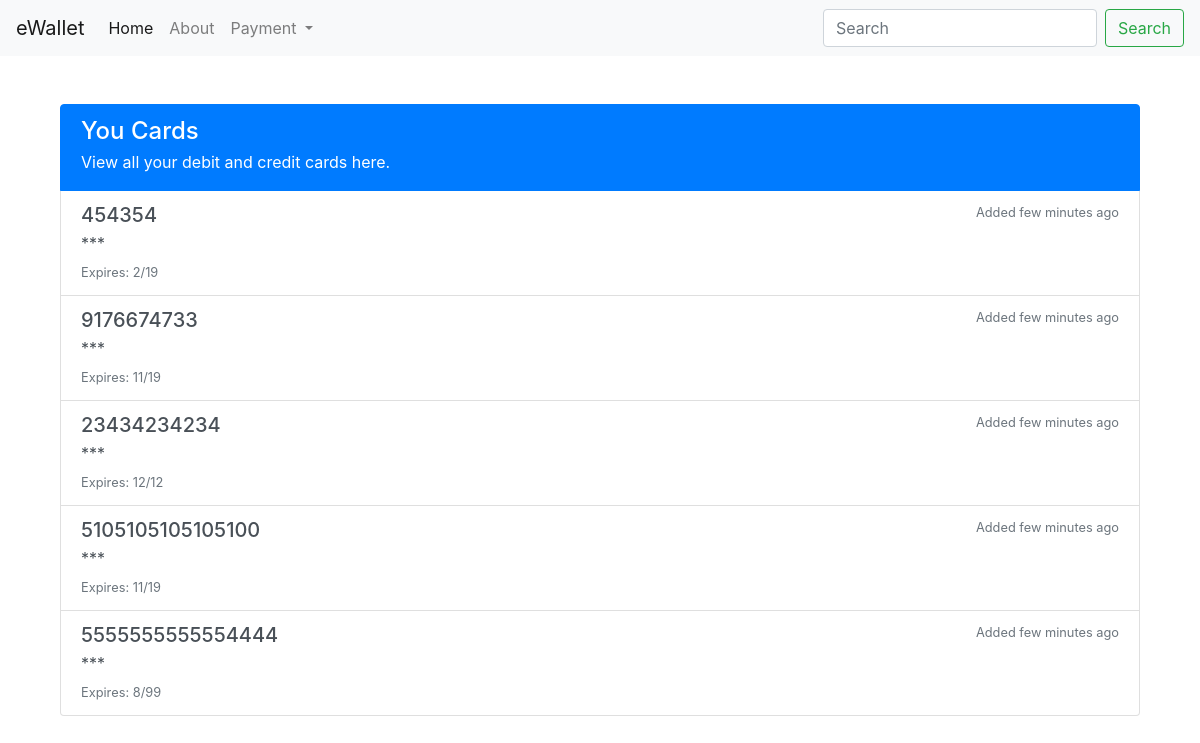
/viewCards, run on the app's committed database.
### app/models.py (models this page shows)
class Card(db.Model):
	addressState = db.Column(db.String(120))
	expMonth = db.Column(db.Integer)
	expYear = db.Column(db.Integer)
	addressCity = db.Column(db.String(40))
	addressZip = db.Column(db.Integer)
	cvv =db.Column(db.Integer)
	number = db.Column(db.Integer, primary_key=True)

### app/routes.py (the view)
@app.route('/viewCards',methods=['GET','POST'])
def viewCards():
	cards = Card.query.all()
	return render_template('viewCards.html',title='View Cards', cards=cards)

### app/templates/viewCards.html
{% extends "layout.html" %}
{% block content%}
<br>
<br>
<div class="list-group">
  <a href="#" class="list-group-item list-group-item-action active">
    <div class="d-flex w-100 justify-content-between">
      <h4 class="mb-1">You Cards</h4>
    </div>
    <p class="mb-1">View all your debit and credit cards here.</p>
  </a>
  {% for card in cards %}
  <a href="#" class="list-group-item list-group-item-action">
    <div class="d-flex w-100 justify-content-between">
      <h5 class="mb-1">{{card.number}}</h5>
      <small class="text-muted">Added few minutes ago</small>
    </div>
    <p class="mb-1">***</p>
    <small class="text-muted">Expires: {{card.expMonth}}/{{card.expYear}}</small>
  </a>
  {% endfor %}
</div>
<br>
<br>
<br>
{% endblock %}

### app/templates/layout.html (shortened to what this page needs)
<!doctype html>
<html lang="en">
  <head>
    <link rel="stylesheet" href="https://stackpath.bootstrapcdn.com/bootstrap/4.3.1/css/bootstrap.min.css">
  </head>
  <body>
    <nav class="navbar navbar-expand-lg navbar-light bg-light">
  <a class="navbar-brand" href="/index">eWallet</a>
  <div class="collapse navbar-collapse" id="navbarSupportedContent">
    <ul class="navbar-nav mr-auto">
      <li class="nav-item active">
        <a class="nav-link" href="/index">Home <span class="sr-only">(current)</span></a>
      </li>
      <li class="nav-item">
        <a class="nav-link" href="#">About</a>
      </li>
      <li class="nav-item dropdown">
        <a class="nav-link dropdown-toggle" href="#" id="navbarDropdown" role="button" data-toggle="dropdown" aria-haspopup="true" aria-expanded="false">
          Payment
        </a>
      </li>
    </ul>
    <form class="form-inline my-2 my-lg-0">
      <input class="form-control mr-sm-2" type="search" placeholder="Search" aria-label="Search">
      <button class="btn btn-outline-success my-2 my-sm-0" type="submit">Search</button>
    </form>
  </div>
</nav>
<main role = "main" class="container">
  <div class="container">
    {% block content %} {% endblock %}
  </div>
</main>
  </body>
</html>

### data on the page
Card: number "454354", expMonth "2", expYear "19"
Card: number "9176674733", expMonth "11", expYear "19"
Card: number "23434234234", expMonth "12", expYear "12"
Card: number "5105105105105100", expMonth "11", expYear "19"
Card: number "5555555555554444", expMonth "8", expYear "99"
